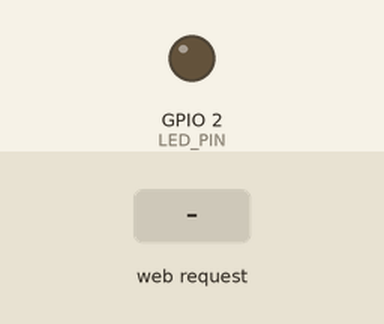
Bench run of a sketch on a simulated ESP32. Parts: output pins drawn as LEDs (lit = HIGH). Inputs (shaded band) come from the test bench. What the sketch prints to the serial monitor is not drawn.

Above: at 1.4 s.
1.5 s: HTTP request GET /on received
At 2.7 s:
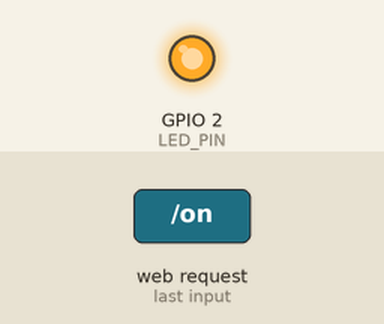
3.0 s: HTTP request GET /off received
At 3.9 s:
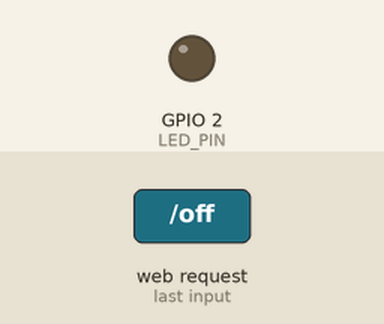
Timing chart, 0 to 6.0 s (numbered marks = the images above; inputs shaded):
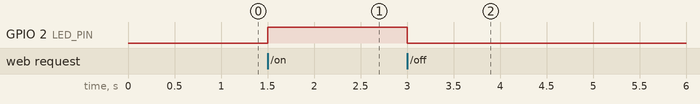

The sketch:

22_wifi_ap.ino
```cpp
/*
 * Projet 22 - Point d'acces WiFi (Access Point) avec serveur web embarque
 * Cible : ESP32
 * But : creer un reseau WiFi autonome et servir une page web de controle
 * (ex: allumer/eteindre une LED) sans dependre d'un routeur externe.
 */

#include <WiFi.h>
#include <WebServer.h>

const char* AP_SSID = "ESP32_LAB_AP";
const char* AP_PASSWORD = "esp32lab123"; // >= 8 caracteres obligatoire en WPA2

const uint8_t LED_PIN = LED_BUILTIN;
WebServer server(80);
bool ledState = false;

String buildPage() {
  String html = "<!DOCTYPE html><html><head><meta charset='utf-8'>";
  html += "<meta name='viewport' content='width=device-width, initial-scale=1'>";
  html += "<title>ESP32 LAB - Point d'acces</title></head><body>";
  html += "<h1>ESP32 Access Point</h1>";
  html += "<p>Etat LED : <strong>" + String(ledState ? "ALLUMEE" : "ETEINTE") + "</strong></p>";
  html += "<p><a href='/on'><button>Allumer</button></a> ";
  html += "<a href='/off'><button>Eteindre</button></a></p>";
  html += "</body></html>";
  return html;
}

void handleRoot() {
  server.send(200, "text/html", buildPage());
}

void handleOn() {
  ledState = true;
  digitalWrite(LED_PIN, HIGH);
  server.sendHeader("Location", "/");
  server.send(303);
}

void handleOff() {
  ledState = false;
  digitalWrite(LED_PIN, LOW);
  server.sendHeader("Location", "/");
  server.send(303);
}

void handleNotFound() {
  server.send(404, "text/plain", "Page non trouvee");
}

void setup() {
  Serial.begin(115200);
  delay(200);
  pinMode(LED_PIN, OUTPUT);
  digitalWrite(LED_PIN, LOW);

  WiFi.mode(WIFI_AP);
  bool apStarted = WiFi.softAP(AP_SSID, AP_PASSWORD);
  if (apStarted) {
    Serial.printf("[22_wifi_ap] Point d'acces demarre : SSID=%s\n", AP_SSID);
    Serial.print("[22_wifi_ap] Adresse IP de l'AP : ");
    Serial.println(WiFi.softAPIP()); // par defaut 192.168.4.1
  } else {
    Serial.println("[22_wifi_ap] ECHEC du demarrage du point d'acces !");
  }

  server.on("/", handleRoot);
  server.on("/on", handleOn);
  server.on("/off", handleOff);
  server.onNotFound(handleNotFound);
  server.begin();
  Serial.println("[22_wifi_ap] Serveur web demarre sur le port 80");
}

void loop() {
  server.handleClient(); // non bloquant, traite une requete a la fois
}
```

Measured:
- after the input at 1.5 s, GPIO 2 (LED_PIN): LOW → HIGH at once
- after the input at 3.0 s, GPIO 2 (LED_PIN): HIGH → LOW at once
